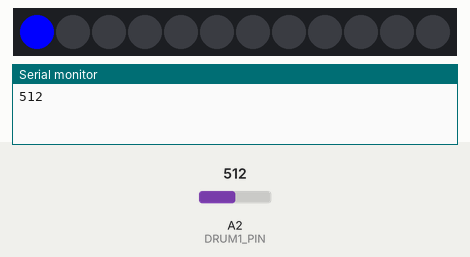
Recording of a sketch running on a simulated Arduino Uno, built with avr-gcc and run on an emulated ATmega328P. Parts: 12 RGB LEDs in strip order, left to right, the last lines printed to the serial monitor. Inputs (shaded band) come from the test bench; at power-on: A2 (DRUM1_PIN) = 512.

Above: at 0.03 s.
1.3 s: A2 (DRUM1_PIN) set to 716
At 1.7 s:
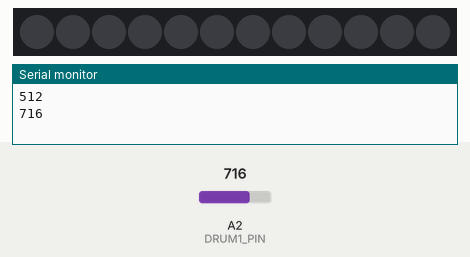
Timing chart, 0 to 4.3 s (numbered marks = the images above; inputs shaded):
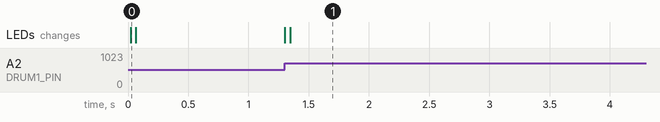

The sketch:

drum_light.ino
```cpp
#include <Adafruit_NeoPixel.h>
#include <float.h>
#ifdef __AVR__
  #include <avr/power.h>
#endif

// Constants
const int PIXEL_PIN = 6;  // Adafruit output
const int DRUM1_PIN = A2; // Piezo output
const int DRUM1_MAX_PIXELS = 12; // Max LEDs on a Pixel

// Globals
int drum1LightCurrent = 0;
int drum1LightGoal = 0;
int drum1ADC;
int drum1Previous = 0;

unsigned long previousMillis = 0; // last time update
long interval = 20; // interval at which to do something (milliseconds)

// Parameter 1 = number of pixels in strip
// Parameter 2 = Arduino pin number (most are valid)
// Parameter 3 = pixel type flags, add together as needed:
//   NEO_KHZ800  800 KHz bitstream (most NeoPixel products w/WS2812 LEDs)
//   NEO_KHZ400  400 KHz (classic 'v1' (not v2) FLORA pixels, WS2811 drivers)
//   NEO_GRB     Pixels are wired for GRB bitstream (most NeoPixel products)
//   NEO_RGB     Pixels are wired for RGB bitstream (v1 FLORA pixels, not v2)
//   NEO_RGBW    Pixels are wired for RGBW bitstream (NeoPixel RGBW products)
Adafruit_NeoPixel drum1LightStrip = Adafruit_NeoPixel(12, PIXEL_PIN, NEO_GRB + NEO_KHZ800);

void setup()
{
  Serial.begin(9600);
  //attachInterrupt(digitalPinToInterrupt(DRUM1_PIN), turnOff, RISING);
  drum1LightStrip.begin();
  //colorWipe(drum1LightStrip.Color(0, 0, 255), 50);
  drum1LightStrip.show(); // Initialize all pixels to 'off'
}

void loop()
{
  unsigned long currentMillis = millis();
  // Read Drum Sensors ADC value in, and convert them to voltages
  drum1ADC = analogRead(DRUM1_PIN);

  //  float piezoV = piezoADC / 1023.0 * 5.0;

  // Sensing if drums are hit
  if (drum1ADC > 30 && drum1ADC > drum1Previous && (drum1ADC - drum1Previous) > 30) {
     // Print the voltage.
    Serial.println(drum1ADC);
    drum1LightGoal += 1;
    if (drum1LightGoal > DRUM1_MAX_PIXELS) {
      drum1LightGoal = DRUM1_MAX_PIXELS;
    }


    //colorWipe(drum1LightStrip.Color(0, 0, 255), 50); // Blue
    //colorWipe(drum1LightStrip.Color(0, 0, 0), 50); // Off
  }
  drum1Previous = drum1ADC;

  // Handle lights changing
  if(currentMillis - previousMillis > interval) {
    previousMillis = currentMillis;

    bool movingUp = false;

    // Move lights towards goal
    if (drum1LightCurrent < drum1LightGoal) {
      turnLightsOnFromBottom(1, drum1LightCurrent, &drum1LightStrip);
      drum1LightCurrent += 1;
      movingUp = true;
    } else if (drum1LightCurrent > drum1LightGoal) {
      //Serial.println(drum1LightCurrent);
      turnLightsOffFromTop(1, drum1LightCurrent, &drum1LightStrip);
      drum1LightCurrent -= 1;
    }

    if (drum1LightGoal > 0 && !movingUp) {
        drum1LightGoal--;
    }


    // Start reducing lights

  }

}

// Turns on this many lights from the bottom insantly
void turnLightsOnFromBottom(uint32_t numToTurnOn, int currentAmountOn, Adafruit_NeoPixel* strip) {
//  Serial.println("turning on");

  signed int goal = currentAmountOn+numToTurnOn - 1;
  if (goal > strip->numPixels() - 1) {
    goal = strip->numPixels() - 1;
  }

//  Serial.println(currentAmountOn);
//  Serial.println(goal);

  for (uint16_t i=currentAmountOn; i<=goal; i++) {
//    Serial.println("current");
//    Serial.println(i);
    strip->setPixelColor(i, strip->Color(0, 0, 255));
  }
  strip->show();
}

// Turns off this many lights from the top instantly
void turnLightsOffFromTop(uint32_t numToTurnOff, int currentAmountOn, Adafruit_NeoPixel* strip) {
//  Serial.println("turning off");

  signed int goal = currentAmountOn-numToTurnOff;
  if (goal < 0) {
    goal = 0;
  }

//  Serial.println(currentAmountOn-1);
//  Serial.println(goal);

  for (signed int i=currentAmountOn-1; i>=goal; i--) {
//    Serial.println("current");
//    Serial.println(i);
    strip->setPixelColor(i, strip->Color(0, 0, 0));
  }

//  for (uint16_t i=currentAmountOn; i<=goal; i++) {
//    Serial.println("current");
//    Serial.println(i);
//    strip->setPixelColor(strip->numPixels() - i, strip->Color(0, 0, 255));
//  }
  strip->show();
}

void turnOff() {
  for(uint16_t i=0; i<drum1LightStrip.numPixels(); i++) {
    drum1LightStrip.setPixelColor(drum1LightStrip.Color(0, 0, 0), 0);
    drum1LightStrip.show();
  }
  drum1LightStrip.show();
}

void colorWipe(uint32_t c, uint8_t wait) {
  for(uint16_t i=0; i<drum1LightStrip.numPixels(); i++) {
    int piezoADC = analogRead(DRUM1_PIN);
    drum1LightStrip.setPixelColor(i, c);
    drum1LightStrip.show();
    delay(wait);
  }
}
```
